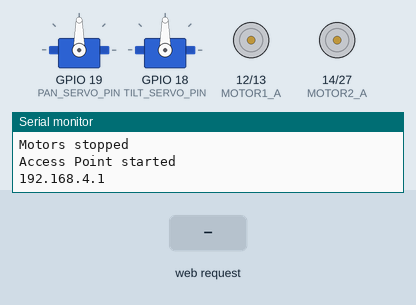
Recording of a sketch running on a simulated ESP32. Shown: 2 × servo, motor-driver pin pairs drawn as motors (green arrow = first pin HIGH = forward, orange = second pin HIGH = backward, longer = more drive), the last lines printed to the serial monitor. The test bench sets the inputs (shaded band).

Above: at 1.2 s.
1.3 s: HTTP request GET /fire received
At 2.9 s:
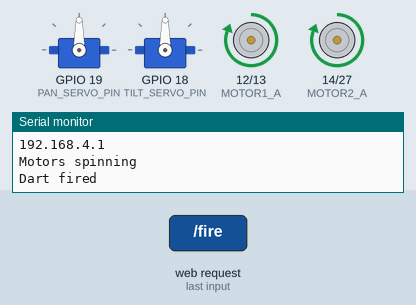
4.3 s: HTTP request GET /aim?mode=1&axis=1&value=1 received
At 5.0 s:
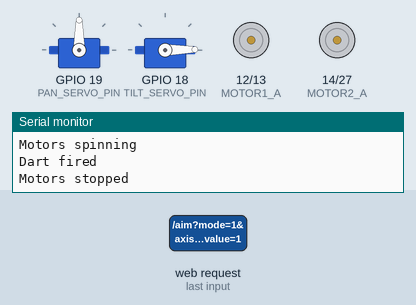
5.8 s: HTTP request GET /aim?mode=120&axis=120&value=120 received
At 6.1 s:
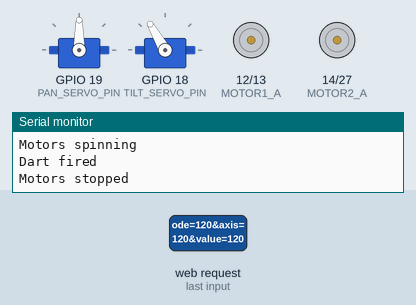
7.3 s: HTTP request GET /continuous?mode=start received
At 7.7 s:
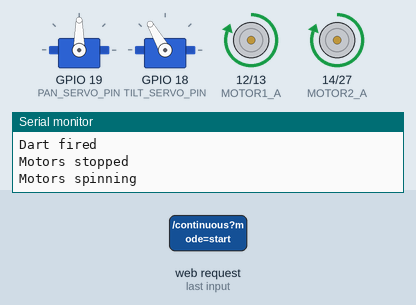
10.3 s: HTTP request GET /stop received
At 10.7 s:
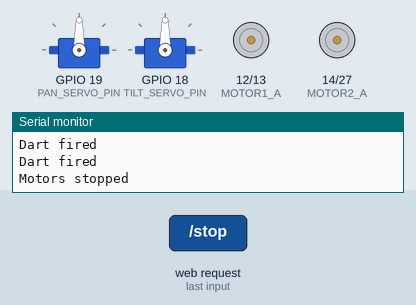
11.8 s: HTTP request GET /fire?mode=start received
At 11.9 s:
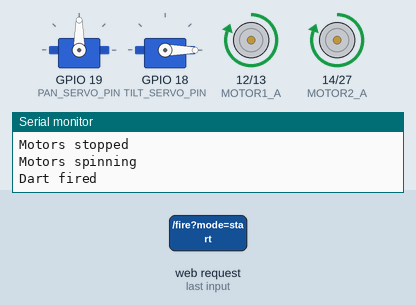
Timing chart, 0 to 15.3 s (numbered marks = the images above; inputs shaded):
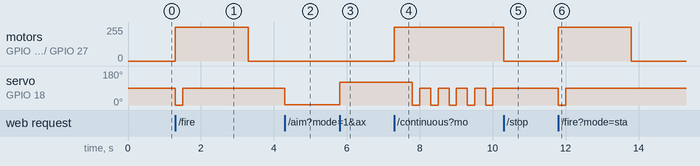

The sketch:

Main.ino
```cpp
#include <WiFi.h>
#include <WebServer.h>
#include <ESP32Servo.h>

// === Servo Setup ===
Servo panServo;
Servo tiltServo;
const int PAN_SERVO_PIN = 19;
const int TILT_SERVO_PIN = 18;

// === Motor Pins ===
const int MOTOR1_A = 12;
const int MOTOR1_B = 13;
const int MOTOR2_A = 14;
const int MOTOR2_B = 27;

// === WiFi Credentials ===
const char* ssid = "sim";
const char* password = "simple12";

// === Web Server ===
WebServer server(80);

// === Firing Control ===
bool motorsRunning = false;
bool continuousMode = false;
bool isFiring = false;
bool triggerPressed = false;
unsigned long motorStartTime = 0;
unsigned long lastFireTime = 0;
unsigned long triggerPressStartTime = 0;
const unsigned long MOTOR_RUN_TIME = 2000;
const unsigned long FIRE_INTERVAL = 500;
const unsigned long TRIGGER_PRESS_TIME = 200;

// === Optimized Web Page (Stored in Flash) ===
const char MAIN_page[] PROGMEM = R"====(
<!DOCTYPE html><html>
<head><title>ESP32 Nerf Turret</title>
<style>
body { font-family: Arial; text-align: center; margin: 40px; }
button, input[type=range] { padding: 10px; margin: 10px; font-size: 16px; width: 300px; }
</style>
</head><body>
<h2>Dual Axis Nerf Turret</h2>
<p>Pan: <input type='range' min='0' max='180' onchange='send(this.value,"pan")'></p>
<p>Tilt: <input type='range' min='0' max='180' onchange='send(this.value,"tilt")'></p>
<button onclick='fire()'>SINGLE FIRE</button><br>
<button onclick='toggleContinuous()' id='continuousBtn'>START CONTINUOUS</button><br>
<button onclick='stopFiring()'>STOP</button>
<script>
let continuousMode = false;
let sendTimeout;
function send(val, axis) {
  clearTimeout(sendTimeout);
  sendTimeout = setTimeout(() => {
    fetch(`/aim?axis=${axis}&value=${val}`);
  }, 100);
}
function fire() { fetch('/fire'); }
function toggleContinuous() {
  if (!continuousMode) {
    continuousMode = true;
    fetch('/continuous?mode=start');
    document.getElementById('continuousBtn').textContent = 'STOP CONTINUOUS';
  } else {
    continuousMode = false;
    fetch('/continuous?mode=stop');
    document.getElementById('continuousBtn').textContent = 'START CONTINUOUS';
  }
}
function stopFiring() {
  continuousMode = false;
  fetch('/stop');
  document.getElementById('continuousBtn').textContent = 'START CONTINUOUS';
}
</script></body></html>
)====";

void setup() {
  Serial.begin(115200);
  panServo.attach(PAN_SERVO_PIN);
  tiltServo.attach(TILT_SERVO_PIN);
  panServo.write(90);
  tiltServo.write(90);

  pinMode(MOTOR1_A, OUTPUT);
  pinMode(MOTOR1_B, OUTPUT);
  pinMode(MOTOR2_A, OUTPUT);
  pinMode(MOTOR2_B, OUTPUT);
  stopMotors();

  WiFi.softAP(ssid, password);
  Serial.println("Access Point started");
  Serial.println(WiFi.softAPIP());

  server.on("/", []() { server.send_P(200, "text/html", MAIN_page); });
  server.on("/fire", handleFire);
  server.on("/continuous", handleContinuous);
  server.on("/stop", handleStop);
  server.on("/aim", handleAim);
  server.begin();
}

void loop() {
  server.handleClient();
  updateTrigger();
  updateMotorTimeout();
  updateContinuousFire();
}

// === Web Handlers ===

void handleFire() {
  runMotors();
  motorsRunning = true;
  motorStartTime = millis();
  fireSingleShot();
  server.send(200, "text/plain", "Fired!");
}

void handleContinuous() {
  if (server.hasArg("mode")) {
    String mode = server.arg("mode");
    continuousMode = (mode == "start");
    isFiring = continuousMode;

    if (continuousMode) {
      runMotors();
      motorsRunning = true;
      motorStartTime = millis();
      lastFireTime = millis();
    } else {
      stopMotors();
      motorsRunning = false;
    }
    server.send(200, "text/plain", continuousMode ? "Continuous ON" : "Continuous OFF");
  } else {
    server.send(400, "text/plain", "Missing mode");
  }
}

void handleStop() {
  continuousMode = false;
  isFiring = false;
  triggerPressed = false;
  stopMotors();
  motorsRunning = false;
  tiltServo.write(90);
  server.send(200, "text/plain", "STOPPED");
}

void handleAim() {
  if (server.hasArg("axis") && server.hasArg("value")) {
    int val = constrain(server.arg("value").toInt(), 0, 180);
    if (server.arg("axis") == "pan") panServo.write(val);
    else tiltServo.write(val);
    server.send(200, "text/plain", "Moved");
  } else {
    server.send(400, "text/plain", "Missing args");
  }
}

// === Utility Functions ===

void fireSingleShot() {
  tiltServo.write(0);
  triggerPressed = true;
  triggerPressStartTime = millis();
  Serial.println("Dart fired");
}

void updateTrigger() {
  if (triggerPressed && millis() - triggerPressStartTime > TRIGGER_PRESS_TIME) {
    tiltServo.write(90);
    triggerPressed = false;
  }
}

void updateMotorTimeout() {
  if (!continuousMode && motorsRunning && millis() - motorStartTime > MOTOR_RUN_TIME) {
    stopMotors();
    motorsRunning = false;
  }
}

void updateContinuousFire() {
  if (continuousMode && isFiring && millis() - lastFireTime > FIRE_INTERVAL) {
    fireSingleShot();
    lastFireTime = millis();
  }
}

void runMotors() {
  digitalWrite(MOTOR1_A, HIGH);
  digitalWrite(MOTOR1_B, LOW);
  digitalWrite(MOTOR2_A, HIGH);
  digitalWrite(MOTOR2_B, LOW);
  Serial.println("Motors spinning");
}

void stopMotors() {
  digitalWrite(MOTOR1_A, LOW);
  digitalWrite(MOTOR1_B, LOW);
  digitalWrite(MOTOR2_A, LOW);
  digitalWrite(MOTOR2_B, LOW);
  Serial.println("Motors stopped");
}
```

Measured:
- after the input at 1.3 s, motor on GPIO 12 (MOTOR1_A) / GPIO 13 (MOTOR1_B), motor on GPIO 14 (MOTOR2_A) / GPIO 27 (MOTOR2_B): stopped → forward 255/255 at once, → stopped 2.0 s later; servo on GPIO 18 (TILT_SERVO_PIN): 90° → 0° at once, → 90° 0.20 s later
- after the input at 4.3 s, servo on GPIO 18 (TILT_SERVO_PIN): 90° → 1° at once
- after the input at 5.8 s, servo on GPIO 18 (TILT_SERVO_PIN): 1° → 120° at once
- after the input at 7.3 s, motor on GPIO 12 (MOTOR1_A) / GPIO 13 (MOTOR1_B), motor on GPIO 14 (MOTOR2_A) / GPIO 27 (MOTOR2_B): stopped → forward 255/255 at once; servo on GPIO 18 (TILT_SERVO_PIN): alternates 90° for 0.30 s and 0° for 0.20 s, starting after 0.50 s
- after the input at 10.3 s, motor on GPIO 12 (MOTOR1_A) / GPIO 13 (MOTOR1_B), motor on GPIO 14 (MOTOR2_A) / GPIO 27 (MOTOR2_B): forward 255/255 → stopped at once; servo on GPIO 18 (TILT_SERVO_PIN): stops changing and stays 90°
- after the input at 11.8 s, motor on GPIO 12 (MOTOR1_A) / GPIO 13 (MOTOR1_B), motor on GPIO 14 (MOTOR2_A) / GPIO 27 (MOTOR2_B): stopped → forward 255/255 at once, → stopped 2.0 s later; servo on GPIO 18 (TILT_SERVO_PIN): 90° → 0° at once, → 90° 0.20 s later
